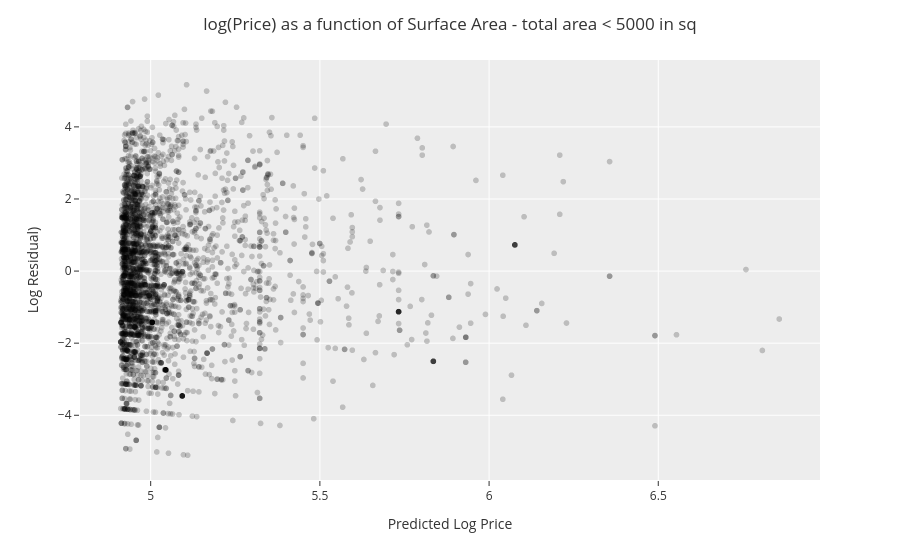

Notebook source saved alongside this figure:
### Code cell
fig = px.scatter(DF_model2,
                 x='y',
                 y='log_residual',
                 color_discrete_sequence=['black'],
                 opacity=0.2)

fig.update_layout(template="ggplot2",
                  title='log(Price) as a function of Surface Area - total area < 5000 in sq',
                  title_x=0.5,
                  xaxis_title='Predicted Log Price',
                  yaxis_title='Log Residual)')

fig.show()

### Figure 1 — Plotly figure (JSON) as saved in the notebook; plotly's stock layout.template omitted (floating-point values rounded to 4 significant figures; data arrays with more than 128 entries replaced by an {"elided": "..."} marker saying what was removed)
{"data": [{"hovertemplate": "y=%{x}<br>log_residual=%{y}<extra></extra>", "legendgroup": "", "marker": {"color": "black", "opacity": 0.2, "symbol": "circle"}, "mode": "markers", "name": "", "showlegend": false, "type": "scattergl", "x": {"elided": "3211 float values"}, "xaxis": "x", "y": {"elided": "3211 float values"}, "yaxis": "y"}], "layout": {"legend": {"tracegroupgap": 0}, "margin": {"t": 60}, "title": {"text": "log(Price) as a function of Surface Area - total area < 5000 in sq", "x": 0.5}, "xaxis": {"anchor": "y", "domain": [0, 1], "title": {"text": "Predicted Log Price"}}, "yaxis": {"anchor": "x", "domain": [0, 1], "title": {"text": "Log Residual)"}}}}
